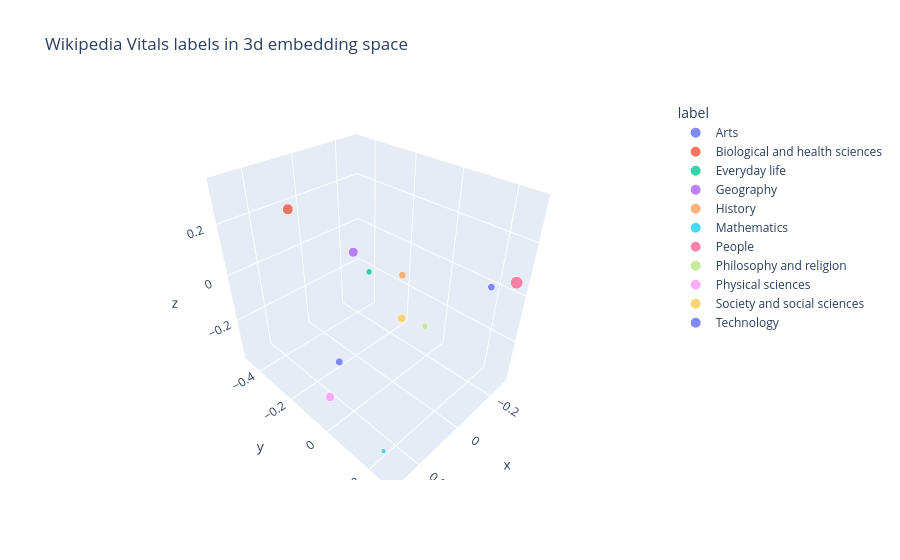

Notebook source saved alongside this figure:
### Code cell
#### Display the 3D-plot of each of the 11 labels in the embedding space (top 3 dimensions).

emb_3d = embeddings[:, :3]

rows = []

for label_id, label_name in enumerate(names_labels):
    idx = np.where(labels == label_id)[0]
    centroid = emb_3d[idx].mean(axis=0)

    rows.append({
        "label": label_name,
        "x": centroid[0],
        "y": centroid[1],
        "z": centroid[2],
        "size": len(idx)
    })

df = pd.DataFrame(rows)

fig = px.scatter_3d(
    df,
    x="x", y="y", z="z",
    color="label",
    size="size",
    hover_name="label",
    hover_data={"size": True},
    title="Wikipedia Vitals labels in 3d embedding space"
)

fig.update_traces(marker=dict(opacity=0.8))
fig.show()

### Figure 1 — Plotly figure (JSON) as saved in the notebook; plotly's stock layout.template omitted (floating-point values rounded to 4 significant figures)
{"data": [{"customdata": [[673]], "hovertemplate": "<b>%{hovertext}</b><br><br>label=Arts<br>x=%{x}<br>y=%{y}<br>z=%{z}<br>size=%{customdata[0]}<extra></extra>", "hovertext": ["Arts"], "legendgroup": "Arts", "marker": {"color": "#636efa", "opacity": 0.8, "size": [673], "sizemode": "area", "sizeref": 4.978, "symbol": "circle"}, "mode": "markers", "name": "Arts", "scene": "scene", "showlegend": true, "type": "scatter3d", "x": [-0.1048], "y": [0.2752], "z": [0.1245]}, {"customdata": [[1479]], "hovertemplate": "<b>%{hovertext}</b><br><br>label=Biological and health sciences<br>x=%{x}<br>y=%{y}<br>z=%{z}<br>size=%{customdata[0]}<extra></extra>", "hovertext": ["Biological and health sciences"], "legendgroup": "Biological and health sciences", "marker": {"color": "#EF553B", "opacity": 0.8, "size": [1479], "sizemode": "area", "sizeref": 4.978, "symbol": "circle"}, "mode": "markers", "name": "Biological and health sciences", "scene": "scene", "showlegend": true, "type": "scatter3d", "x": [0.2517], "y": [-0.1888], "z": [0.3349]}, {"customdata": [[479]], "hovertemplate": "<b>%{hovertext}</b><br><br>label=Everyday life<br>x=%{x}<br>y=%{y}<br>z=%{z}<br>size=%{customdata[0]}<extra></extra>", "hovertext": ["Everyday life"], "legendgroup": "Everyday life", "marker": {"color": "#00cc96", "opacity": 0.8, "size": [479], "sizemode": "area", "sizeref": 4.978, "symbol": "circle"}, "mode": "markers", "name": "Everyday life", "scene": "scene", "showlegend": true, "type": "scatter3d", "x": [0.1567], "y": [0.03499], "z": [0.1871]}, {"customdata": [[1201]], "hovertemplate": "<b>%{hovertext}</b><br><br>label=Geography<br>x=%{x}<br>y=%{y}<br>z=%{z}<br>size=%{customdata[0]}<extra></extra>", "hovertext": ["Geography"], "legendgroup": "Geography", "marker": {"color": "#ab63fa", "opacity": 0.8, "size": [1201], "sizemode": "area", "sizeref": 4.978, "symbol": "circle"}, "mode": "markers", "name": "Geography", "scene": "scene", "showlegend": true, "type": "scatter3d", "x": [-0.2531], "y": [-0.4791], "z": [-0.1346]}, {"customdata": [[680]], "hovertemplate": "<b>%{hovertext}</b><br><br>label=History<br>x=%{x}<br>y=%{y}<br>z=%{z}<br>size=%{customdata[0]}<extra></extra>", "hovertext": ["History"], "legendgroup": "History", "marker": {"color": "#FFA15A", "opacity": 0.8, "size": [680], "sizemode": "area", "sizeref": 4.978, "symbol": "circle"}, "mode": "markers", "name": "History", "scene": "scene", "showlegend": true, "type": "scatter3d", "x": [-0.2886], "y": [-0.2221], "z": [-0.1515]}, {"customdata": [[300]], "hovertemplate": "<b>%{hovertext}</b><br><br>label=Mathematics<br>x=%{x}<br>y=%{y}<br>z=%{z}<br>size=%{customdata[0]}<extra></extra>", "hovertext": ["Mathematics"], "legendgroup": "Mathematics", "marker": {"color": "#19d3f3", "opacity": 0.8, "size": [300], "sizemode": "area", "sizeref": 4.978, "symbol": "circle"}, "mode": "markers", "name": "Mathematics", "scene": "scene", "showlegend": true, "type": "scatter3d", "x": [0.2546], "y": [0.1965], "z": [-0.3717]}, {"customdata": [[1991]], "hovertemplate": "<b>%{hovertext}</b><br><br>label=People<br>x=%{x}<br>y=%{y}<br>z=%{z}<br>size=%{customdata[0]}<extra></extra>", "hovertext": ["People"], "legendgroup": "People", "marker": {"color": "#FF6692", "opacity": 0.8, "size": [1991], "sizemode": "area", "sizeref": 4.978, "symbol": "circle"}, "mode": "markers", "name": "People", "scene": "scene", "showlegend": true, "type": "scatter3d", "x": [-0.2681], "y": [0.274], "z": [0.06097]}, {"customdata": [[435]], "hovertemplate": "<b>%{hovertext}</b><br><br>label=Philosophy and religion<br>x=%{x}<br>y=%{y}<br>z=%{z}<br>size=%{customdata[0]}<extra></extra>", "hovertext": ["Philosophy and religion"], "legendgroup": "Philosophy and religion", "marker": {"color": "#B6E880", "opacity": 0.8, "size": [435], "sizemode": "area", "sizeref": 4.978, "symbol": "circle"}, "mode": "markers", "name": "Philosophy and religion", "scene": "scene", "showlegend": true, "type": "scatter3d", "x": [-0.009506], "y": [0.1202], "z": [-0.05788]}, {"customdata": [[1097]], "hovertemplate": "<b>%{hovertext}</b><br><br>label=Physical sciences<br>x=%{x}<br>y=%{y}<br>z=%{z}<br>size=%{customdata[0]}<extra></extra>", "hovertext": ["Physical sciences"], "legendgroup": "Physical sciences", "marker": {"color": "#FF97FF", "opacity": 0.8, "size": [1097], "sizemode": "area", "sizeref": 4.978, "symbol": "circle"}, "mode": "markers", "name": "Physical sciences", "scene": "scene", "showlegend": true, "type": "scatter3d", "x": [0.3041], "y": [0.005373], "z": [-0.232]}, {"customdata": [[930]], "hovertemplate": "<b>%{hovertext}</b><br><br>label=Society and social sciences<br>x=%{x}<br>y=%{y}<br>z=%{z}<br>size=%{customdata[0]}<extra></extra>", "hovertext": ["Society and social sciences"], "legendgroup": "Society and social sciences", "marker": {"color": "#FECB52", "opacity": 0.8, "size": [930], "sizemode": "area", "sizeref": 4.978, "symbol": "circle"}, "mode": "markers", "name": "Society and social sciences", "scene": "scene", "showlegend": true, "type": "scatter3d", "x": [0.00904], "y": [0.0372], "z": [-0.06171]}, {"customdata": [[746]], "hovertemplate": "<b>%{hovertext}</b><br><br>label=Technology<br>x=%{x}<br>y=%{y}<br>z=%{z}<br>size=%{customdata[0]}<extra></extra>", "hovertext": ["Technology"], "legendgroup": "Technology", "marker": {"color": "#636efa", "opacity": 0.8, "size": [746], "sizemode": "area", "sizeref": 4.978, "symbol": "circle"}, "mode": "markers", "name": "Technology", "scene": "scene", "showlegend": true, "type": "scatter3d", "x": [0.2714], "y": [0.02202], "z": [-0.08996]}], "layout": {"legend": {"itemsizing": "constant", "title": {"text": "label"}, "tracegroupgap": 0}, "scene": {"domain": {"x": [0, 1], "y": [0, 1]}, "xaxis": {"title": {"text": "x"}}, "yaxis": {"title": {"text": "y"}}, "zaxis": {"title": {"text": "z"}}}, "title": {"text": "Wikipedia Vitals labels in 3d embedding space"}}}
